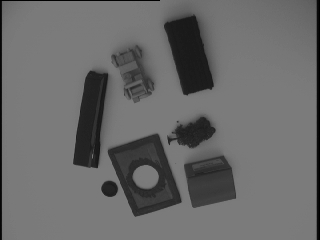
%> input picture Object Detection/reg3.jpg, 320 x 240 px
$ octave script.m   (GNU Octave 9; MATLAB toolbox functions it lacks are replaced by stand-ins)
%> lines starting %> are read from the running program, lines starting %| are printed output that depends on the picture; in (x1, y1, x2, y2) boxes, pixels count from 0 and x2, y2 are one past the last pixel; in counts of white or black regions, pixels touching at a corner belong together; the program's own positions count from 1
%> further down, I is the input picture: size 240x320 uint8; min 0, max 128, mean 105.9
### Object Detection/FindThreshold.m

%% Performs adaptive thresholding
%input 'grayscale image'
%output 'binary image applying threshold'
function [result] = FindThreshold(image)
    %I = imread(image);
    %imshow(I);
    I = uint32(image);
%> I: size 240x320 uint32
    [row,col] = size(I);
%> row = 240; col = 320

    % Divide image into 8 parts : See reference [1]
    S = row / 8 ;
%> S = 30
    halfSize= S / 2;
%> halfSize = 15
    threshold = 20;

    integral_image = zeros(size(I));
    % Find integral image
    for col = 1 : size(I,2)%column
             for row = 1 : size(I,1)%row
                integral_image(col,row) = sum(sum(I(1:row,1:col)));
             end
    end
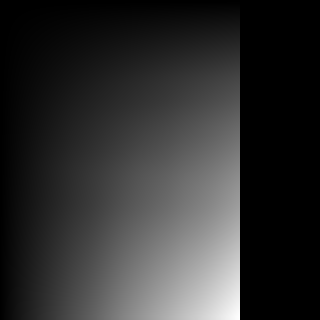
%> integral_image: size 320x320 double; min 0, max 8129918, mean 1537279.9; drawn with min black and max white

    % Find resulting image
    result = zeros(size(I));
    for col=1:size(I,2)%column
        for row= 1:size(I,1) %row

            y0 = max(row-halfSize,1);
            y1 = min(row+halfSize,size(I,1));
            x0 = max(col-halfSize,1);
            x1 = min(col+halfSize,size(I,2));

            count = (y1 - y0) * (x1 - x0);

            Sum = integral_image(y1,x1) - integral_image(y0,x1)-integral_image(y1,x0)+integral_image(y0,x0);
            if I(row,col) * count < (Sum * (100 - threshold) / 100)
                result(row,col) = 0;
            else
                result(row,col) = 255;
            end
        end
    end
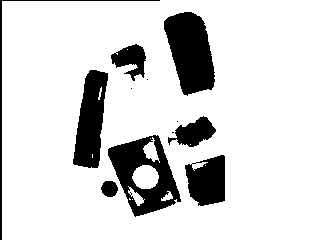
%> result: size 240x320 double; 84.4% white; 12 black regions (4 under 20 px), largest, box (x1, y1, x2, y2) and area: (164, 12, 215, 96) 2952, (108, 135, 181, 217) 2868, (73, 70, 108, 168) 2237
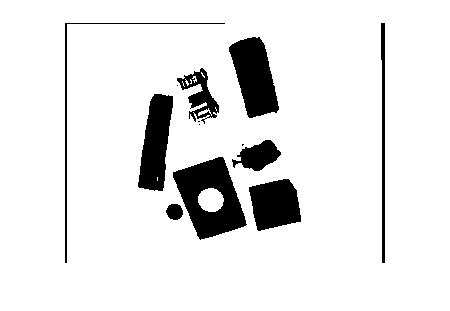
%> input picture Object Detection/reg3_thresh.jpg, 450 x 311 px
%> further down, bwImage is the input picture: size 311x450x3 uint8; min 0, max 255, mean 230.2
    %figure;
    %imshow(result);
    %imwrite(result,'reg3_thresh.jpg');
end

### Object Detection/rasterScanObjectDetect.m
%% Performs Raster scan to detect white object against black background
%  Main operation => X(k)= (X(k-1) or B ) and I
%  until X(K)== X(k - 1)
%  where B is a 3x3 square kernel with all 1's used to identify
%  I is the initial image .
%
%  connectivity.
%  input : BW Image
%  output : Labelled Image - An image whose pixels are marked as 1,2,3, and so on for each
%           identified objects
%           RGBImage - A nicer representation of each detected object with
%           random colors.

function [LabelledImage,RGBImage] = rasterScanObjectDetect(image)
%I = imread(image);
%I = im2bw(I);

%Flipping black object of interest to white:and algorithm is applied
I = imcomplement(image);
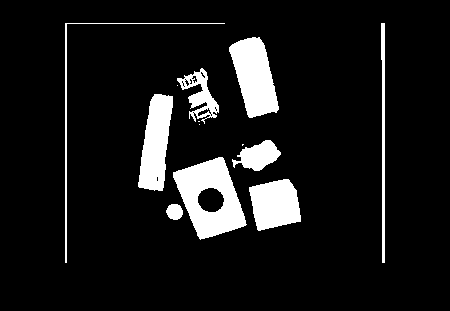
%> I: size 311x450 logical; 9.7% white; 13 white regions (4 under 20 px), largest, box (x1, y1, x2, y2) and area: (173, 157, 247, 240) 3339, (229, 37, 279, 118) 2583, (138, 94, 173, 191) 2259

B=strel('square',3);
A=I;

%Find first non zero element
p=find(A==1);
%> p = 13592 values from 20239 to 119687

p=p(1);
%> p = 20239

LabelledImage=zeros([size(A,1) size(A,2)]);
N=0;

while(~isempty(p))
    N=N+1;
    p=p(1);
    X=false([size(A,1) size(A,2)]);
    X(p)=1;

    Y=A&imdilate(X,B);
    while(~isequal(X,Y))
        X=Y;
        Y=A&imdilate(X,B);
    end

    Pos=find(Y==1);
    A(Pos)=0;

    %Label each component
    LabelledImage(Pos)=N;
    p=find(A==1);
end
%> this loop made 13 passes
%> Pos on passes 6, 7, 8, 11: 55133, [61700; 62011], 62014, [75407; 75408; 75718]
%> pass 1, in rasterScanObjectDetect, `Y=A&imdilate(X,B);`:
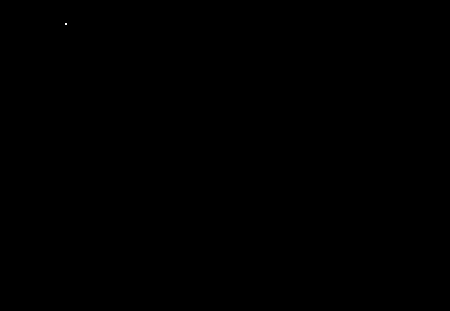
%> Y: size 311x450 logical; 0% white in thin lines or dots, all inside (x1, y1, x2, y2) = (65, 23, 67, 25)
%> after the loop: A: size 311x450 logical; 9.71% of pixels changed, all inside (x1, y1, x2, y2) = (65, 23, 385, 263)
%> after the loop:
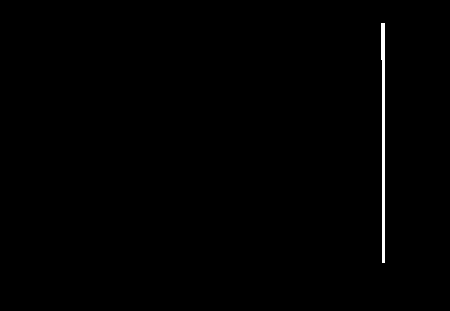
%> X: size 311x450 logical; 0.54% white; 1 white region, box (x1, y1, x2, y2) and area: (381, 23, 385, 263) 757

%Coloring each component
RGBImage=zeros([size(LabelledImage,1) size(LabelledImage,2) 3]);
R=zeros([size(LabelledImage,1) size(LabelledImage,2)]);
G=zeros([size(LabelledImage,1) size(LabelledImage,2)]);
B=zeros([size(LabelledImage,1) size(LabelledImage,2)]);
U=64;
V=255;
W=128;
for i=1:N
    Pos=find(LabelledImage==i);
    R(Pos)=mod(i,2)*V;
    G(Pos)=mod(i,5)*U;
    B(Pos)=mod(i,3)*W;
end
%> this loop made 13 passes
%> Pos on passes 6, 7, 8, 11: 55133, [61700; 62011], 62014, [75407; 75408; 75718]
%> R: size 311x450 double; 3.6% white; 7 white regions (2 under 20 px), largest, box (x1, y1, x2, y2) and area: (229, 37, 279, 118) 2583, (177, 68, 219, 124) 905, (381, 23, 385, 263) 757, (65, 23, 225, 263) 638, (166, 204, 183, 220) 212

RGBImage(:,:,1)=R;
RGBImage(:,:,2)=G;
RGBImage(:,:,3)=B;
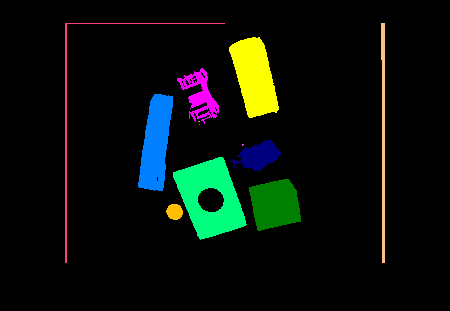
%> RGBImage: size 311x450x3 double; mean R, G, B 9.3, 16.4, 10.9; drawn with min black and max white
RGBImage=uint8(RGBImage);
%> RGBImage: size 311x450x3 uint8
end

### Object Detection/getStatistics.m
%%Prints Statistics Details like Minimum Bounding
% 1.Rectangle
% 2.Centroid
% 3.Area of identified shapes(without holes)
% 4.Number of Holes
% 5.Area of Holes
% 6. Perimeter of identified Shapes
% 7. Elongation
% Input - Labelled Image.
% Output - Prints Statistics.

function [] = getStatistics(image,filename)
    % image: provide the labelled image after raster scan
    Im = image;

    diary(filename);diary on

    [minX,minY,maxX,maxY] = computeMBR(Im);
    computeCentroid(Im);
    Area=computeArea(Im,1);
    computeHolesAndHoleArea(Im);
    Perimeter = computePerimeter(Im);
    computeElongation(Im,Area,Perimeter);
    diary off
end

% [99 lines left out: functions computeElongation, computeCentroid, computeArea, computePerimeter, computeHolesAndHoleArea, not called in this run]

%%Grows the background pixels as same as image pixels.
% The resulting image has only holes.
% [25 lines left out: function grow, not called in this run]

function [minx,miny,maxx,maxy]=computeMBR(Im)
%Extracting the components

    minx = [];
    miny = [];
    maxx = [];
    maxy = [];
    N = max(max(Im));
%> N = 13
    for i = 1:N
        B=zeros([size(Im,1) size(Im,2)]);
        ele=find(Im==i);
        B(ele)=i;
        %imshow(B);

        minx(i) = size(B,1);
        miny(i) = size(B,2);

        maxx(i) = 1;
        maxy(i) = 1;

        for row = 1 : size(B,1)
                 for col = 1 : size(B,2)

                    if (B(row,col) == i) && (row < minx(i))
                        minx(i) = row;
                    end
                    if (B(row,col) == i) && (row > maxx(i))
                        maxx(i) = row;
                    end
                    if (B(row,col) == i) && (col < miny(i))
                        miny(i) = col;
                    end
                    if (B(row,col) == i) && (col > maxy(i))
                        maxy(i) = col;
                    end

                 end
        end

   end

  minx = minx';
  miny = miny';
  maxx = maxx';
  maxy = maxy';

  disp('MBR Statistics');
  table(minx, miny, maxx, maxy)
end

### Object Detection/script.m
%% Find threshold for a given input image
% output = Thresholded image.(Also written as 'reg3_thresh.jpg' and 'reg4_thresh.jpg' to file)
I = imread('reg3.jpg');

figure();subplot(1,3,1);imshow(I);title('Original image');
I = FindThreshold(I);
bwImage = imread('reg3_thresh.jpg');
subplot(1,3,2);imshow(bwImage);title('Thresholded reg3');

% object detection
[labelledImage,RGBImage] = rasterScanObjectDetect(im2bw(bwImage));
subplot(1,3,3);imshow(RGBImage);title('Labelled Image(Reg3)');

% Display object statistics in ./Results/Statistics
disp("==========================");
disp("STATS FOR IMAGE (REG4)");
disp("==========================");
filename = './Results/Statistics';
if (exist(filename))
    delete(filename);
end
%> (the run ends here)
